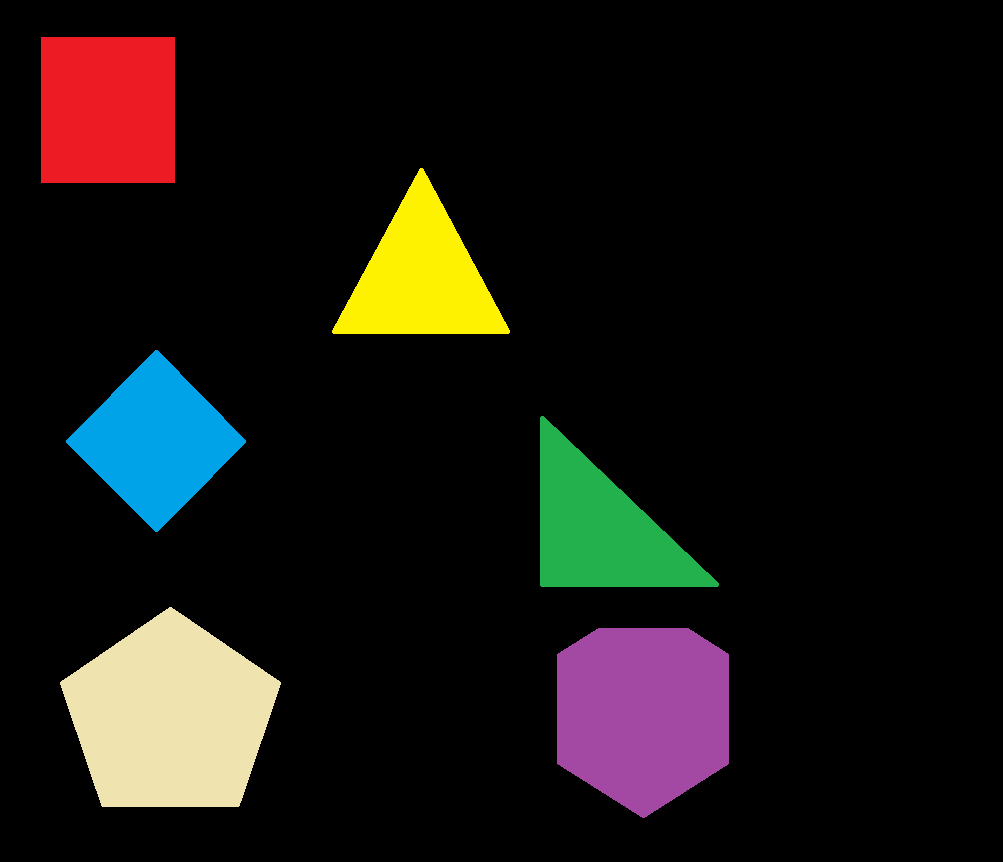
#> input picture image/shape.png, 1003 x 862 px
$ python test.py
#> lines starting #> are read from the running program, lines starting #| are printed output that depends on the picture; after the words box and inside, x2 and y2 are one past the last pixel; in counts of white or black regions, pixels touching at a corner belong together
"""
Test image file before applying to webcam file(main.py)
"""

import numpy as np
import cv2

image = cv2.imread('image/shape.png')
#> image is the input picture: shape (862, 1003, 3); mean B, G, R 18.1, 21.7, 24.1

img_contour = image.copy()

img_blur = cv2.GaussianBlur(image, (7, 7), 1)
img_gray = cv2.cvtColor(img_blur, cv2.COLOR_BGR2GRAY)
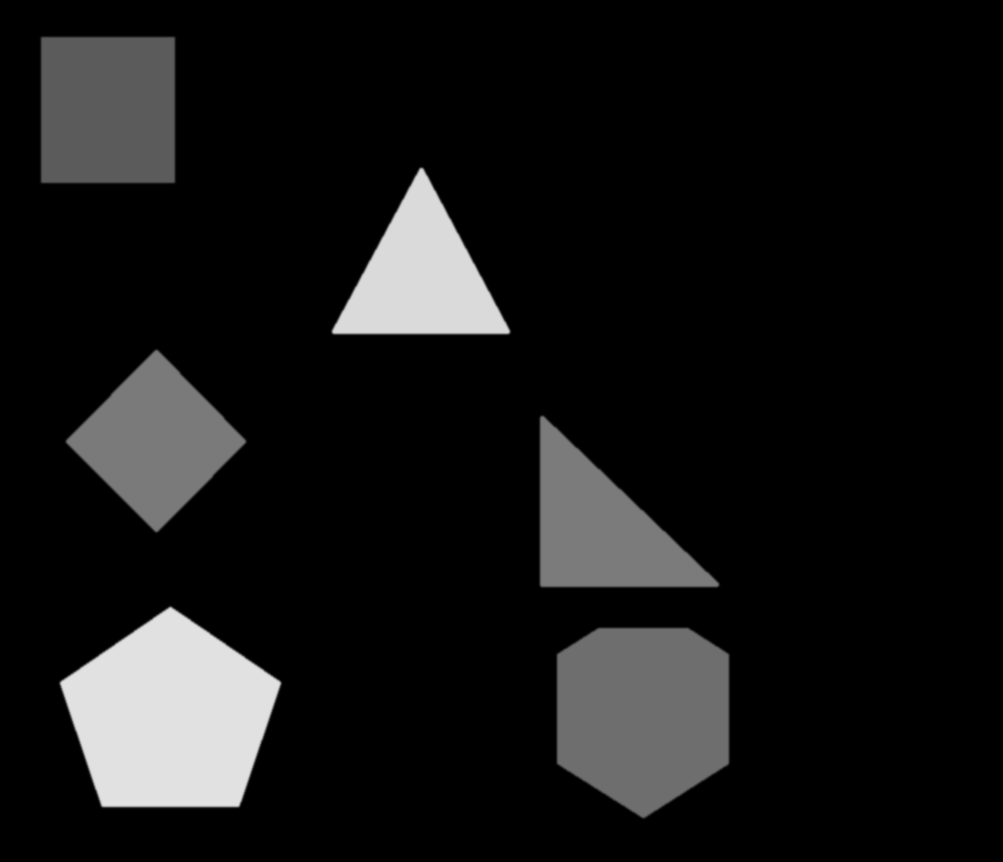
#> img_gray: shape (862, 1003); min 0, max 225, mean 22

img_canny = cv2.Canny(img_gray, 25, 240)
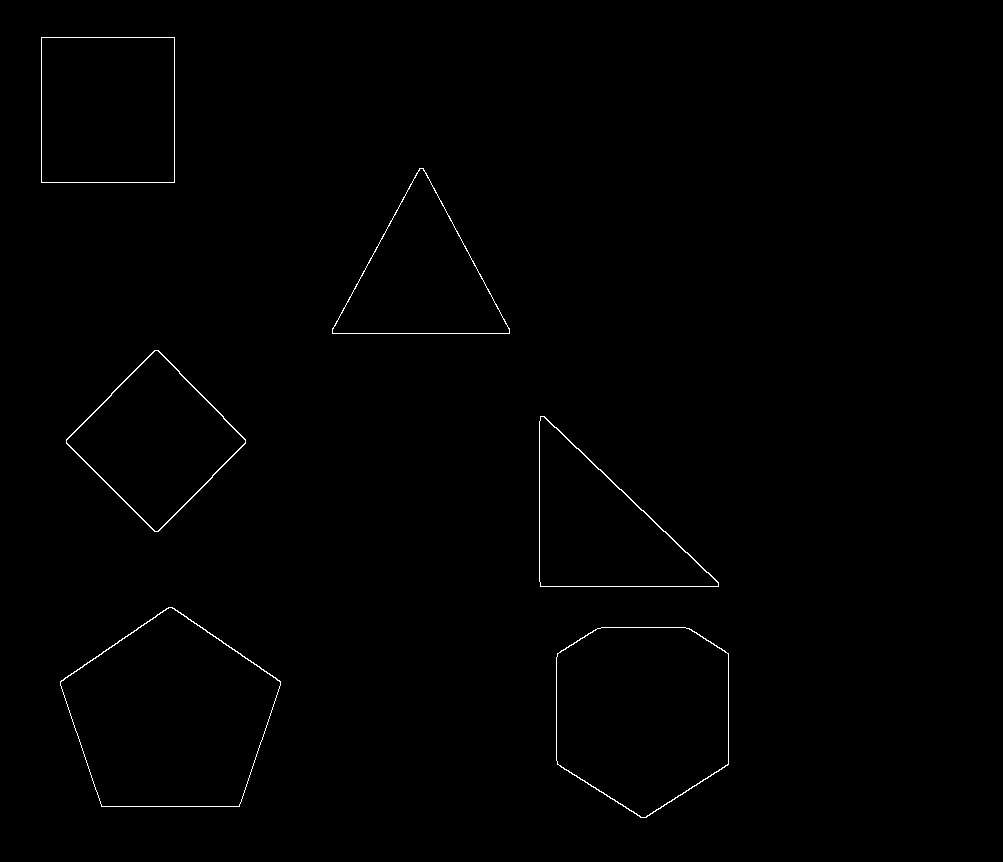
#> img_canny: shape (862, 1003); 0.47% white in thin lines or dots, all inside (x1, y1, x2, y2) = (41, 37, 729, 818)
kernel = np.ones((5, 5))
img_dil = cv2.dilate(img_canny, kernel, iterations = 1)
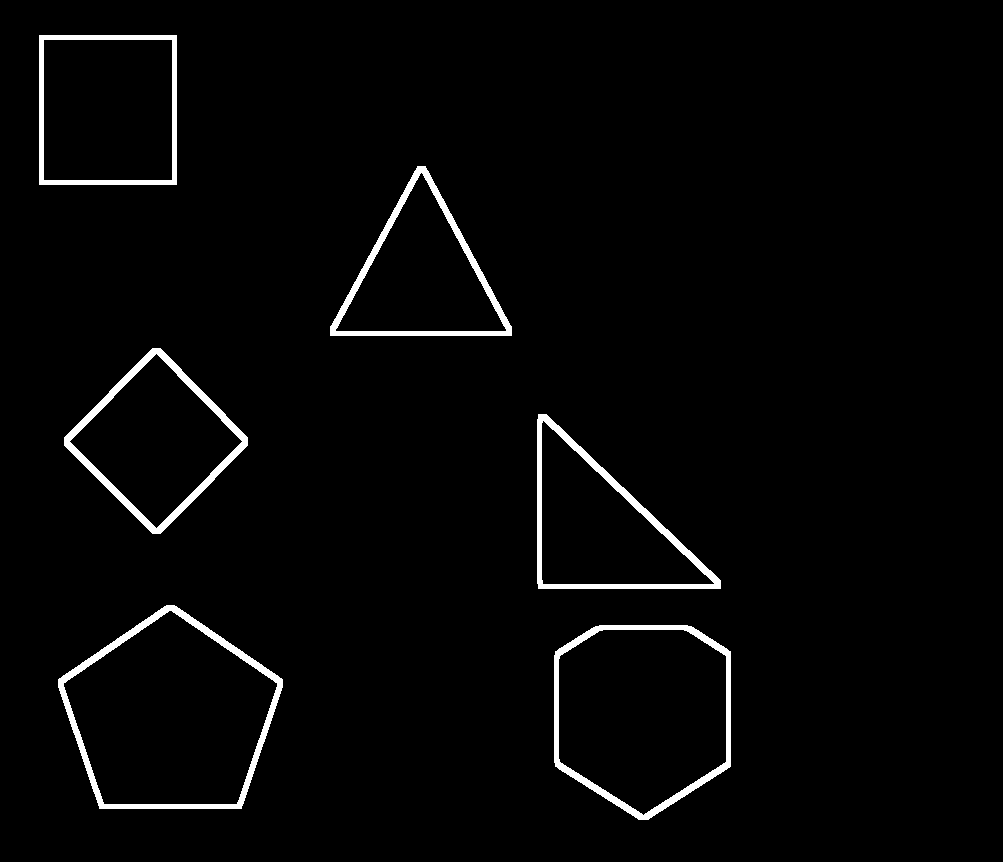
#> img_dil: shape (862, 1003); 2.4% white; 6 white regions, box (x1, y1, x2, y2) and area: (58, 605, 283, 809) 4107, (554, 625, 731, 820) 3612, (64, 348, 248, 534) 3596, (537, 414, 721, 589) 3486, (330, 166, 512, 336) 3321, (39, 35, 177, 185) 2780

image_rst = cv2.resize(image, dsize = (0, 0), fx = 0.5, fy = 0.5, interpolation=cv2.INTER_LINEAR)

#> (the run stopped early here; a loop or call above may not have finished)
